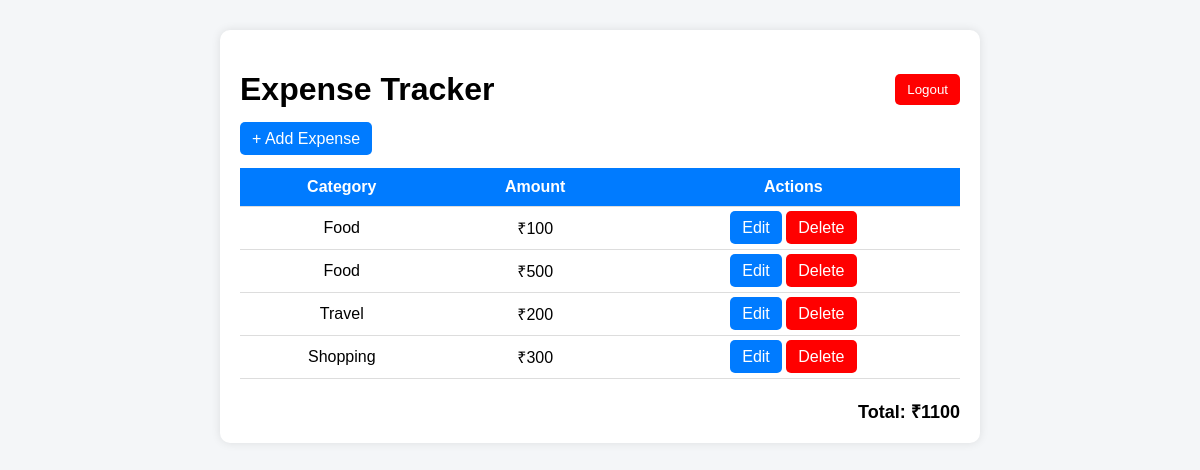
The app's page / (signed in), older data.
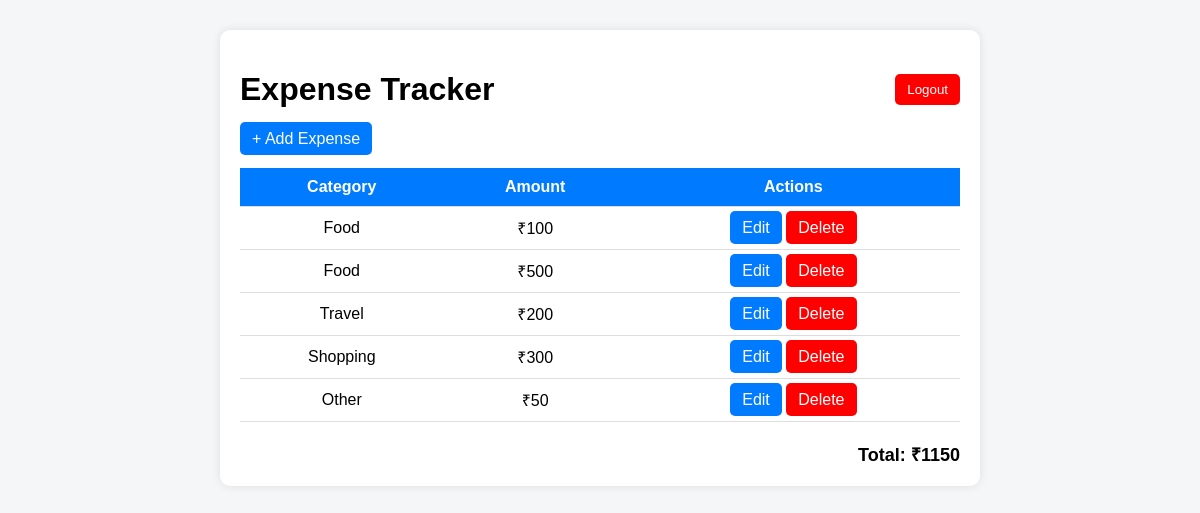
The same page, newer data.
### tracker/models.py (models this page shows, shortened)
class Expense(models.Model):
    user = models.ForeignKey(User,on_delete=models.CASCADE)
    CATEGORY_CHOICES = [
        ('Food', 'Food'),
        ('Travel', 'Travel'),
        ('Shopping', 'Shopping'),
        ('Other', 'Other'),
    ]
    amount = models.IntegerField()
    category = models.CharField(max_length=20,
   choices = CATEGORY_CHOICES)
    note = models.CharField(max_length=200)
    date = models.DateField(auto_now_add=True)

### tracker/views.py (the view)
# urls.py: 2. Add a URL to urlpatterns:  path('', views.home, name='home')
@login_required
def home(request):
    expenses = Expense.objects.filter(user=request.user)
    total = sum(e.amount for e in expenses)
    category_total = {}
    for e in expenses:
        category_total[e.category] = category_total.get(e.category, 0) + e.amount
    insight = ""
    if category_total:
        max_category = max(category_total, key=category_total.get)
        insight = f"You are spending too much on {max_category}"
    return render(request, 'home.html', {
        'expenses': expenses,
        'total': total,
        'insight': insight,
        'category_total': category_total,
    })

### tracker/templates/home.html (shortened to what this page needs)
<!DOCTYPE html>
<html>
<head>
</head>
<body>
<div class="container">
    <div class="top">
        <h1>Expense Tracker</h1>
        <form method="POST" action="/accounts/logout/">
            <button class="btn logout">Logout</button>
        </form>
    </div>
    <a href="/add/" class="btn">+ Add Expense</a>
    <table>
        <tr>
            <th>Category</th>
            <th>Amount</th>
            <th>Actions</th>
        </tr>
        {% for e in expenses %}
        <tr>
            <td>{{ e.category }}</td>
            <td>₹{{ e.amount }}</td>
            <td>
                <a href="/edit/{{ e.id }}" class="btn">Edit</a>
                <a href="/delete/{{ e.id }}" class="btn logout">Delete</a>
            </td>
        </tr>
        {% endfor %}
    </table>
    <div class="total">
        Total: ₹{{ total }}
    </div>
</div>
</body>
</html>

### tracker/templates/home.html (style rules this page uses)
body { font-family: Arial; background: #f4f6f8; margin: 0; padding: 0; }
.container { width: 60%; margin: auto; margin-top: 30px; background: white; padding: 20px; border-radius: 10px; box-shadow: 0 0 10px rgba(0,0,0,0.1); }
h1 { text-align: center; }
.top { display: flex; justify-content: space-between; align-items: center; }
.btn { padding: 8px 12px; background: #007bff; color: white; border: none; border-radius: 5px; text-decoration: none; cursor: pointer; }
.logout { background: red; }
table { width: 100%; margin-top: 20px; border-collapse: collapse; }
th, td { padding: 10px; border-bottom: 1px solid #ddd; text-align: center; }
th { background: #007bff; color: white; }
.total { margin-top: 20px; font-size: 18px; font-weight: bold; text-align: right; }

Row changes from the older to the newer data that the page shows:
added Expense: category "Other", amount "50"
Text that changed along with them:
{{ total }}: "1100" → "1150"
